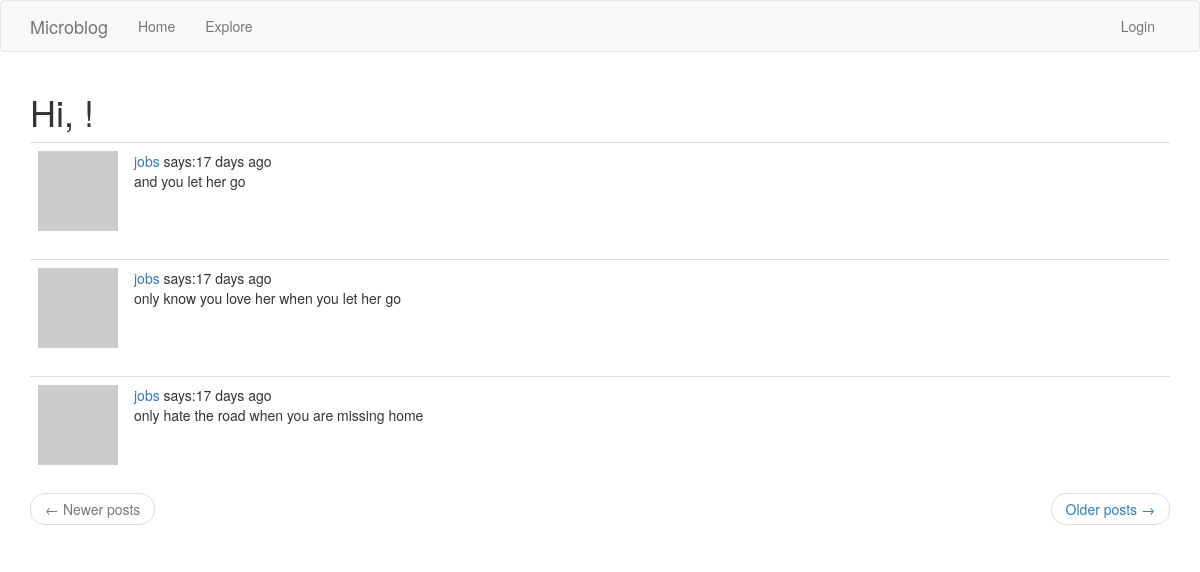
Before: /explore with the older database file.
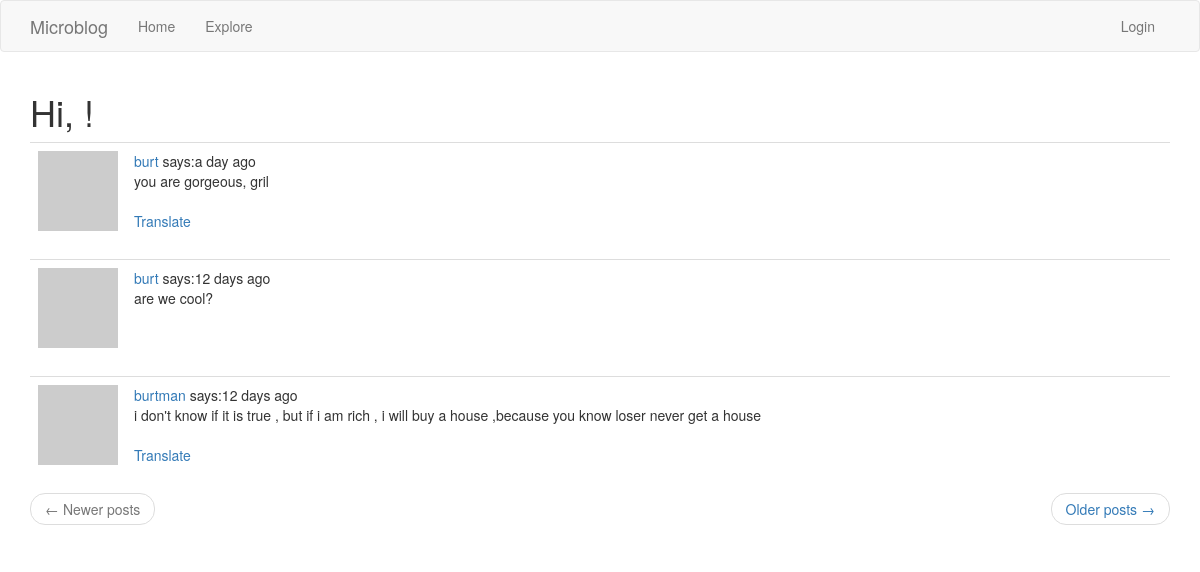
After: the same page with the newer database file.
### app/models.py (models this page shows, shortened)
class SearchableMixin(object):
    @classmethod
    def search(cls, expression, page, per_page):
        ids, total = query_index(cls.__tablename__, expression, page, per_page)
        if total == 0:
            return cls.query.filter_by(id=0), 0
        when = []
        for idx, val in enumerate(ids):
            when.append((val, idx))
        return cls.query.filter(cls.id.in_(ids)).order_by(
            db.case(when, value=cls.id)
        ), total

class Post(SearchableMixin, db.Model):
    id = db.Column(db.Integer, autoincrement=True, primary_key=True)
    body = db.Column(db.String(140))
    timestamp = db.Column(db.DateTime, index=True, default=datetime.utcnow)
    user_id = db.Column(db.Integer, db.ForeignKey('user.id'))
    language = db.Column(db.String(5))
    __searchable__ = ['body']

class User(UserMixin, db.Model):
    id = db.Column(db.Integer, autoincrement=True, primary_key=True)
    username = db.Column(db.String(64), index=True, unique=True)
    email = db.Column(db.String(120), index=True, unique=True)
    password_hash = db.Column(db.String(128))
    about_me = db.Column(db.String(140))
    last_seen = db.Column(db.DateTime, default=datetime.utcnow)
    posts = db.relationship('Post', backref='author', lazy='dynamic')
    followed = db.relationship('User',
                               secondary=followers,
                               primaryjoin=(followers.c.follower_id == id),
                               secondaryjoin=(followers.c.followed_id == id),
                               backref=db.backref('followers', lazy='dynamic'),
                               lazy='dynamic')
    def avatar(self, size):
        digest = md5(self.email.lower().encode('utf-8')).hexdigest()
        return 'https://www.gravatar.com/avatar/{}?d=monsterid&s={}'.format(digest, size)

### app/main/routes.py (the view)
@bp.route('/explore', methods=['GET'])
def explore():
    page = request.args.get('page', 1, type=int)
    posts = Post.query.order_by(Post.timestamp.desc()).paginate(page, current_app.config['POSTS_PER_PAGE'], False)
    next_url = url_for('main.explore', page=posts.next_num) if posts.has_next else None
    prev_url = url_for('main.explore', page=posts.prev_num) if posts.has_prev else None
    return render_template('index.html', title='explore', posts=posts.items, next_url=next_url, prev_url=prev_url)

### app/main/routes.py (called while the page is built)
@bp.before_app_request
def before_request():
    if current_user.is_authenticated:
        current_user.last_seen = datetime.utcnow()
        db.session.commit()
        g.search_form = SearchForm()

### app/templates/index.html (shortened to what this page needs)
{% extends "base.html" %}
{% import 'bootstrap/wtf.html' as wtf %}
{% block app_content %}
<h1>Hi, {{ current_user.username }}!</h1>
{% for post in posts %}
{% include "_post.html" %}
{% endfor %}
<nav aria-label="...">
    <ul class="pager">
        <li class="previous {% if not prev_url %} disabled {% endif %}">
            <a href="{{ prev_url or '#' }}">
                <span aria-hidden="true">&larr;</span> Newer posts
            </a>
        </li>
        <li class="next{% if not next_url %} disabled{% endif %}">
                <a href="{{ next_url or '#' }}">
                    Older posts <span aria-hidden="true">&rarr;</span>
                </a>
        </li>
    </ul>
</nav>
{% endblock %}

### app/templates/_post.html
<table class="table table-hover">
    <tr>
        <td width="70px">
            <a href="{{ url_for('main.user', username=post.author.username) }}">
                <img src="{{ post.author.avatar(70) }}" alt="">
            </a>
        </td>
        <td>
            <a href="{{ url_for('main.user', username=post.author.username) }}">
                {{ post.author.username }}
            </a>
            says:{{ moment(post.timestamp).fromNow() }}
            <br>
                <span id="post{{ post.id }}">{{ post.body }}</span>
            {% if post.language and post.language != g.locale %}
            <br><br>
            <span id="translation{{ post.id }}">
                <a href="javascript:translate(
                            '#post{{ post.id }}',
                            '#translation{{ post.id }}',
                            '{{ post.language }}',
                            '{{ g.locale }}'
                            )">Translate</a>
            </span>
            {% endif %}
        </td>
    </tr>
</table>

Changed rows visible on the page:
no longer on this page (row unchanged): Post: author.username "jobs", timestamp "17 days ago", body "and you let her go"
no longer on this page (row unchanged): Post: author.username "jobs", timestamp "17 days ago", body "only know you love her when you let her go"
no longer on this page (row unchanged): Post: author.username "jobs", timestamp "17 days ago", body "only hate the road when you are missing home"
added Post: author.username "burt", timestamp "a day ago", body "you are gorgeous, gril"
added Post: author.username "burt", timestamp "12 days ago", body "are we cool?"
added Post: author.username "burtman", timestamp "12 days ago", body "i don't know if it is true , but if i am rich , i will buy a house ,because you know loser never get a house"
